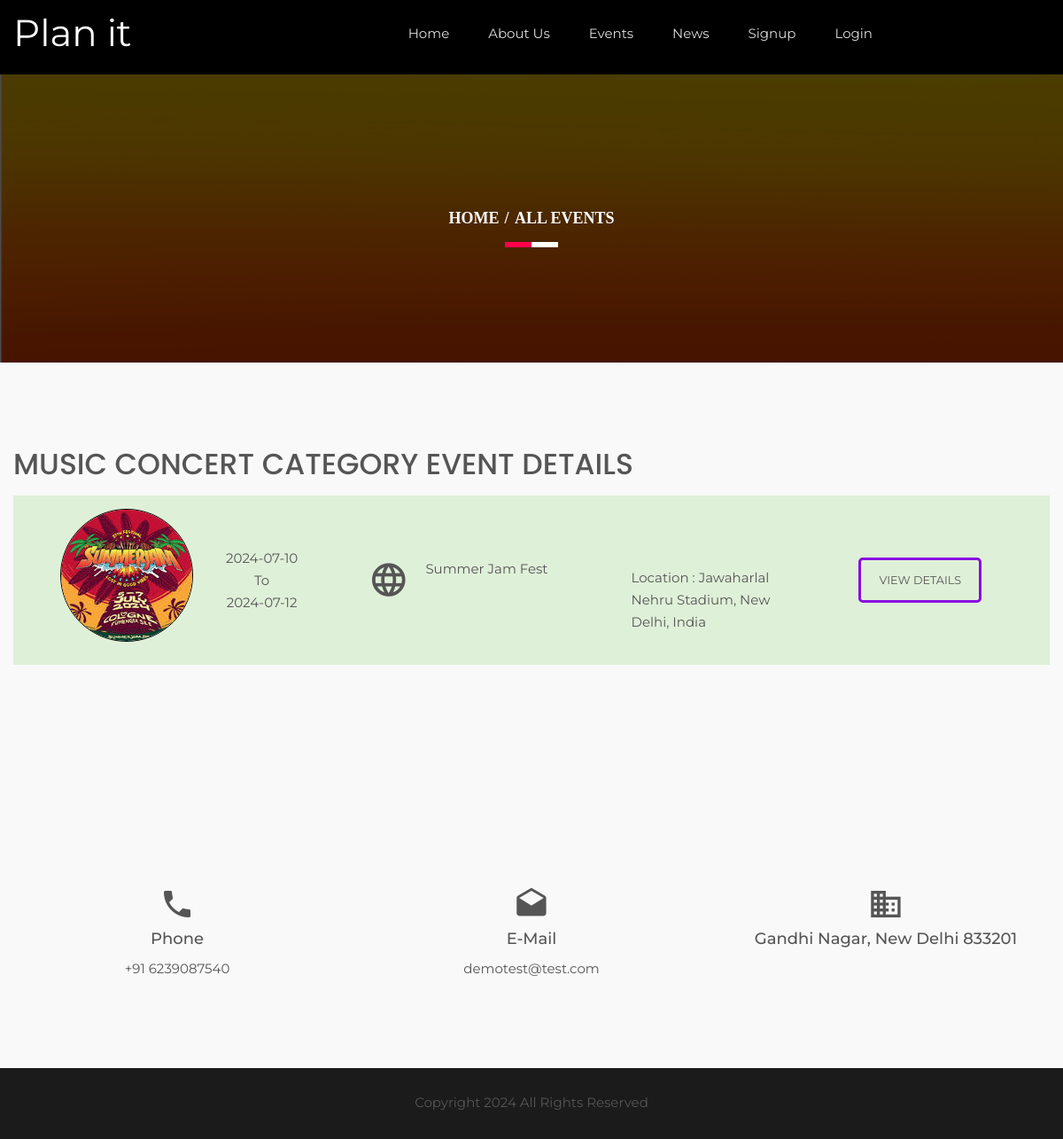
The app's page /category-wise-events.php?catid=6 with its own data.
### tables this page shows
CREATE TABLE `tblgenralsettings` (
  `id` int(11) NOT NULL,
  `SiteName` varchar(200) DEFAULT NULL,
  `PhoneNumber` text DEFAULT NULL,
  `EmailId` varchar(255) DEFAULT NULL,
  `address` mediumtext DEFAULT NULL,
  `footercontent` mediumtext DEFAULT NULL,
  `LastUpdationDate` timestamp NULL DEFAULT NULL ON UPDATE current_timestamp()
);

CREATE TABLE `tblcategory` (
  `id` int(11) NOT NULL,
  `CategoryName` varchar(200) DEFAULT NULL,
  `CategoryDescription` mediumtext DEFAULT NULL,
  `CreationDate` timestamp NULL DEFAULT current_timestamp(),
  `UpdationDate` timestamp NULL DEFAULT NULL ON UPDATE current_timestamp(),
  `IsActive` char(1) DEFAULT NULL
);

CREATE TABLE `tblevents` (
  `id` int(11) NOT NULL,
  `CategoryId` char(10) DEFAULT NULL,
  `SponserId` char(10) DEFAULT NULL,
  `EventName` varchar(255) DEFAULT NULL,
  `EventDescription` mediumtext DEFAULT NULL,
  `EventStartDate` date DEFAULT NULL,
  `EventEndDate` date DEFAULT NULL,
  `EventLocation` varchar(255) DEFAULT NULL,
  `EventImage` varchar(255) DEFAULT NULL,
  `PostingDate` timestamp NULL DEFAULT current_timestamp(),
  `LastUpdationDate` timestamp NULL DEFAULT NULL ON UPDATE current_timestamp(),
  `IsActive` int(1) DEFAULT NULL
);

### category-wise-events.php (the view, shortened to what this page needs)
<?php
include('includes/config.php');
?>
<!doctype html>
<html class="no-js" lang="en">
    <head>
        <link rel="stylesheet" href="css/bootstrap.min.css">
        <link rel="stylesheet" href="css/animate.css">
        <link rel="stylesheet" href="css/meanmenu.min.css">
        <link rel="stylesheet" href="css/owl.carousel.css">
        <link rel="stylesheet" href="css/icofont.css">
        <link rel="stylesheet" href="css/nivo-slider.css">
        <link rel="stylesheet" href="css/animate-text.css">
        <link rel="stylesheet" href="css/material-design-iconic-font.min.css">
		<link rel="stylesheet" href="style.css">
        <link rel="stylesheet" href="css/responsive.css">
		<link href="css/color/skin-default.css" rel="stylesheet">
    </head>
    <body>
         <div class="wrapper single-blog">
           <div id="home" class="header-slider-area">
                   <?php include_once('includes/header.php');?>
            </div>
            <div class="breadcumb-area bg-overlay">
                <div class="container">
                    <ol class="breadcrumb">
                        <li><a href="index.php">Home</a></li>
                        <li class="active">All Events</li>
                    </ol>
                </div>
            </div>
       <div class="upcomming-events-area off-white ptb100">
                  <div class="container">
                      <div class="row">
                          <div class="col-xs-12">
                            <?php
                            $cid=intval($_GET['catid']);
$sql = "SELECT id,CategoryName from tblcategory where id=:cid";
$query = $dbh -> prepare($sql);
$query->bindParam(':cid',$cid,PDO::PARAM_STR);
$query->execute();
$results=$query->fetchAll(PDO::FETCH_OBJ);
if($query->rowCount() > 0)
{
foreach($results as $row)
{
?>
                           <h1 class="section-title"><?php echo htmlentities($row->CategoryName);?> Category Event Details</h1>
                       <?php }} ?>
                        </div>
                          <div class="total-upcomming-event col-md-12 col-sm-12 col-xs-12">
<?php
$isactive=1;
$sql = "SELECT EventName,EventLocation,EventStartDate,EventEndDate,EventImage,id from tblevents where IsActive=:isactive and CategoryId=:cid order by id desc ";
$query = $dbh -> prepare($sql);
$query->bindParam(':isactive',$isactive,PDO::PARAM_STR);
$query->bindParam(':cid',$cid,PDO::PARAM_STR);
$query->execute();
$results=$query->fetchAll(PDO::FETCH_OBJ);
if($query->rowCount() > 0)
{
foreach($results as $row)
{
    ?>
                              <div class="single-upcomming shadow-box">
                                 <div class="col-md-4 hidden-sm col-xs-12">
                                     <div class="sue-pic">
                                        <img src="admin/eventimages/<?php echo htmlentities($row->EventImage);?>" alt="<?php echo htmlentities($row->EventName);?>" style="border:#000 1px solid">
                                     </div>
                                     <div class="sue-date-time text-center">
                                         <span><?php echo htmlentities($row->EventStartDate);?></span>To
                                         <span><?php echo htmlentities($row->EventEndDate);?></span>
                                     </div>
                                 </div>
                                 <div class="col-md-3 col-sm-5 col-xs-12">
                                    <div class="uc-event-title">
                                        <div class="uc-icon"><i class="zmdi zmdi-globe-alt"></i></div>
                                        <a href="#"><?php echo htmlentities($row->EventName);?></a>
                                    </div>
                                 </div>
                                 <div class="col-md-2 col-sm-3 col-xs-12">
                                     <div class="venu-no">
                                         <p>Location : <?php echo htmlentities($row->EventLocation);?></p>
                                     </div>
                                 </div>
                                 <div class="col-md-3 col-sm-4 col-xs-12">
                                     <div class="upcomming-ticket text-center">
<a href="event-details.php?evntid=<?php echo htmlentities($row->id);?>" class="btn-def bnt-2 small">View Details</a>
                                     </div>
                                 </div>
                              </div>
 <?php } } else { ?>
 <p>No Record Found</p>
 <?php } ?>
                          </div>
                      </div>
                  </div>
              </div>
                 <?php include_once('includes/footer.php');?>
        </div>
    </body>
</html>

### includes/header.php (shortened to what this page needs)
<?php
$ret = "Select  SiteName from tblgenralsettings ";
$querys = $dbh -> prepare($ret);
$querys->execute();
$resultss=$querys->fetchAll(PDO::FETCH_OBJ);
if($querys->rowCount() > 0)
{
foreach($resultss as $rows)
{ ?>
   <div id="home" class="header-slider-area">
                <div class="header-area header-2">
                    <div id="sticker" class="logo-menu-area header-area-2">
                        <div class="container hidden-xs">
                            <div class="row">
                                <div class="col-md-2 col-sm-3">
                                    <div class="logo">
                                        <a href="index.php" style="font-size:42px; color:#fff"><?php echo htmlentities($rows->SiteName);?></a>
                                    </div>
                                </div>
                                <div class="col-md-8 col-sm-9">
                                    <div class="main-menu text-right">
                                        <nav>
                                            <ul id="nav">
                                                <li><a class="smooth-scroll" href="index.php">Home</a></li>
                                                <li><a class="smooth-scroll" href="about-us.php">About Us</a></li>
                                                <li><a class="smooth-scroll" href="all-events.php">Events</a></li>
                                                <li><a class="smooth-scroll" href="news.php">News</a></li>
                                                <?php if(strlen($_SESSION['usrid']==0)){?>
                                                <li><a class="smooth-scroll" href="signup.php">Signup</a></li>
                                                 <li><a class="smooth-scroll" href="signin.php">Login</a></li>
                                             <?php } else {?>
<li><a class="smooth-scroll" href="profile.php">My Account</a></li>
                                             <?php } ?>
                                            </ul>
                                        </nav>
                                    </div>
                                </div>
                                </div>
                            </div>
                        </div>
                    </div>
                    <?php }} ?>

### includes/footer.php (shortened to what this page needs)
<?php
$ret = "Select  PhoneNumber,address,EmailId,footercontent from tblgenralsettings ";
$querys = $dbh -> prepare($ret);
$querys->execute();
$resultss=$querys->fetchAll(PDO::FETCH_OBJ);
if($querys->rowCount() > 0)
{
foreach($resultss as $rows)
{ ?>
 <div class="information-area off-white ptb100">
                    <div class="container">
                        <div class="row">
                            <div class="col-md-4 col-sm-3 col-xs-12">
                                <div class="single-information text-center">
                                    <div class="info-icon">
                                        <i class="zmdi zmdi-phone"></i>
                                    </div>
                                    <h4>Phone</h4>
                                    <p><?php echo htmlentities($rows->PhoneNumber);?></p>
                                </div>
                            </div>
                            <div class="col-md-4 col-sm-3 col-xs-12">
                                <div class="single-information text-center">
                                    <div class="info-icon">
                                        <i class="zmdi zmdi-email-open"></i>
                                    </div>
                                    <h4>E-Mail</h4>
                                    <p><a href="mailto:company@email.com"><?php echo htmlentities($rows->EmailId);?></a></p>
                                </div>
                            </div>
                            <div class="col-md-4 col-sm-3 col-xs-12">
                                <div class="single-information text-center">
                                    <div class="info-icon">
                                        <i class="zmdi zmdi-city-alt"></i>
                                    </div>
                                    <h4><?php echo htmlentities($rows->address);?></h4>
                                </div>
                            </div>
                        </div>
                    </div>
                </div>
            <div class="footer-area" align="center">
                <div class="container">
                    <div class="row">
                        <div class="col-md-12 col-sm-6 col-xs-12">
                            <div class="social-area">
                             <?php echo htmlentities($rows->footercontent);?>
                            </div>
                        </div>
                    </div>
                </div>
            </div>
            <?php }} ?>

### style.css (style rules this page uses)
.container { width: 1200px }
html, body { height: 100%; font-family: 'Montserrat', sans-serif; font-size: 15px; color: #555; line-height: 25px; }
img { max-width: 100%; height: auto; }
p { margin: 0 0 15px }
h1, h2, h3, h4, h5, h6 { margin: 0 0 10px }
h1 { font-family: 'Poppins', sans-serif }
a { -webkit-transition: all 0.3s ease 0s; transition: all 0.3s ease 0s; text-decoration: none; color: #555; }
ul { list-style: outside none none; margin: 0; padding: 0; }
.ptb100 { padding: 100px 0 }
.off-white { background: #f9f9f9 }
.wrapper { background: #fff }
ul li { display: inline-block }
.main-menu ul li a { color: #ddd }
.logo-menu-area { padding: 35px 0 }
.main-menu ul li { margin-right: 40px }
.main-menu ul li:last-child { margin: 0 }
.header-area { left: 0; position: absolute; top: 0; width: 100%; z-index: 999; }
.header-slider-area { position: relative }
a.btn-def { border: 1px solid #f1f1f1; border-radius: 5px; color: #f1f1f1; display: inline-block; padding: 15px 30px; text-transform: uppercase; }
a.btn-def.bnt-2 { border: 3px solid #870ee2; color: #555; padding: 10px 20px; }
a.btn-def.bnt-2.small { padding: 10px 20px }
.section-title { color: #555555; font-size: 33px; line-height: 30px; margin: 0 0 20px; text-transform: uppercase; }
.shadow-box { -webkit-transition: all 0.3s ease 0s; transition: all 0.3s ease 0s; }
.sue-pic > img { border-radius: 100% }
.sue-pic { float: left; text-align: center; width: 225px; }
.sue-date-time { display: inline-block; padding: 43px 0; }
.sue-date-time span { display: block }
.uc-icon { float: left; font-size: 45px; width: 23%; padding-top: 13px; }
.uc-event-title > a { color: #555; float: left; padding-top: 10px; width: 77%; }
.single-upcomming { background: #dff0d8 none repeat scroll 0 0; float: left; margin-bottom: 50px; min-height: 180px; padding: 15px 0; width: 100%; }
.uc-event-title { overflow: hidden; padding-top: 45px; }
.venu-no { padding-top: 65px }
.upcomming-ticket { padding-top: 55px }
.bg-overlay { position: relative; z-index: 1; }
.bg-overlay:before { background: #000 none repeat scroll 0 0; content: ""; height: 100%; left: 0; opacity: 0.85; -ms-filter: "progid:DXImageTransform.Microsoft.Alpha(Opacity=85)"; position: absolute; top: 0; width: 100%; z-index: -1; }
.breadcumb-area.bg-overlay:before { opacity: 0.7; -ms-filter: "progid:DXImageTransform.Microsoft.Alpha(Opacity=70)"; }
.info-icon { font-size: 40px; margin-bottom: 10px; }
.single-information > p { margin-bottom: 5px }
.single-information p:last-child { margin: 0 }
.footer-area { background: #1b1b1b none repeat scroll 0 0; height: 80px; line-height: 78px; }
.header-2 { background: #000 none repeat scroll 0 0; position: static; }
.breadcumb-area { background: rgba(0, 0, 0, 0) url("img/bg.png") repeat scroll 0 0; padding: 150px 0; text-align: center; }
.breadcrumb { background-color: transparent; border-radius: 0; list-style: outside none none; margin-bottom: 0; padding: 0; position: relative; }
.breadcrumb > li + li:before { color: #fff; font-weight: 700; padding: 0 2px; }
.breadcrumb a, .breadcrumb li.active { color: #fff }
.breadcrumb li { font-family: popins; font-size: 18px; font-weight: 700; text-transform: uppercase; }
.breadcrumb:before, .breadcrumb:after { background: #fff none repeat scroll 0 0; bottom: -20px; content: ""; height: 6px; left: 50%; position: absolute; -webkit-transform: translateX(-50%); transform: translateX(-50%); width: 60px; }
.breadcrumb:after { background: #ff004d none repeat scroll 0 0; -webkit-transform: translateX(-100%); transform: translateX(-100%); width: 30px; }
#sticker { right: 0; left: 0; }

### css/responsive.css (style rules this page uses)
@media (min-width: 1170px) and (max-width: 1400px) { .logo-menu-area { padding: 25px 0; } }

### css/color/skin-default.css (style rules this page uses)
.breadcrumb::after { background: #ff004d none repeat scroll 0 0; }

### records on screen
tblgenralsettings: SiteName "Plan it", PhoneNumber "+91 6239087540", EmailId "demotest@test.com", address "Gandhi Nagar, New Delhi 833201", footercontent "Copyright 2024 All Rights Reserved"
tblcategory: CategoryName "MUSIC CONCERT"
tblevents: EventImage (picture), EventStartDate "2024-07-10", EventEndDate "2024-07-12", EventName "Summer Jam Fest", EventLocation "Jawaharlal Nehru Stadium, New Delhi, India"
